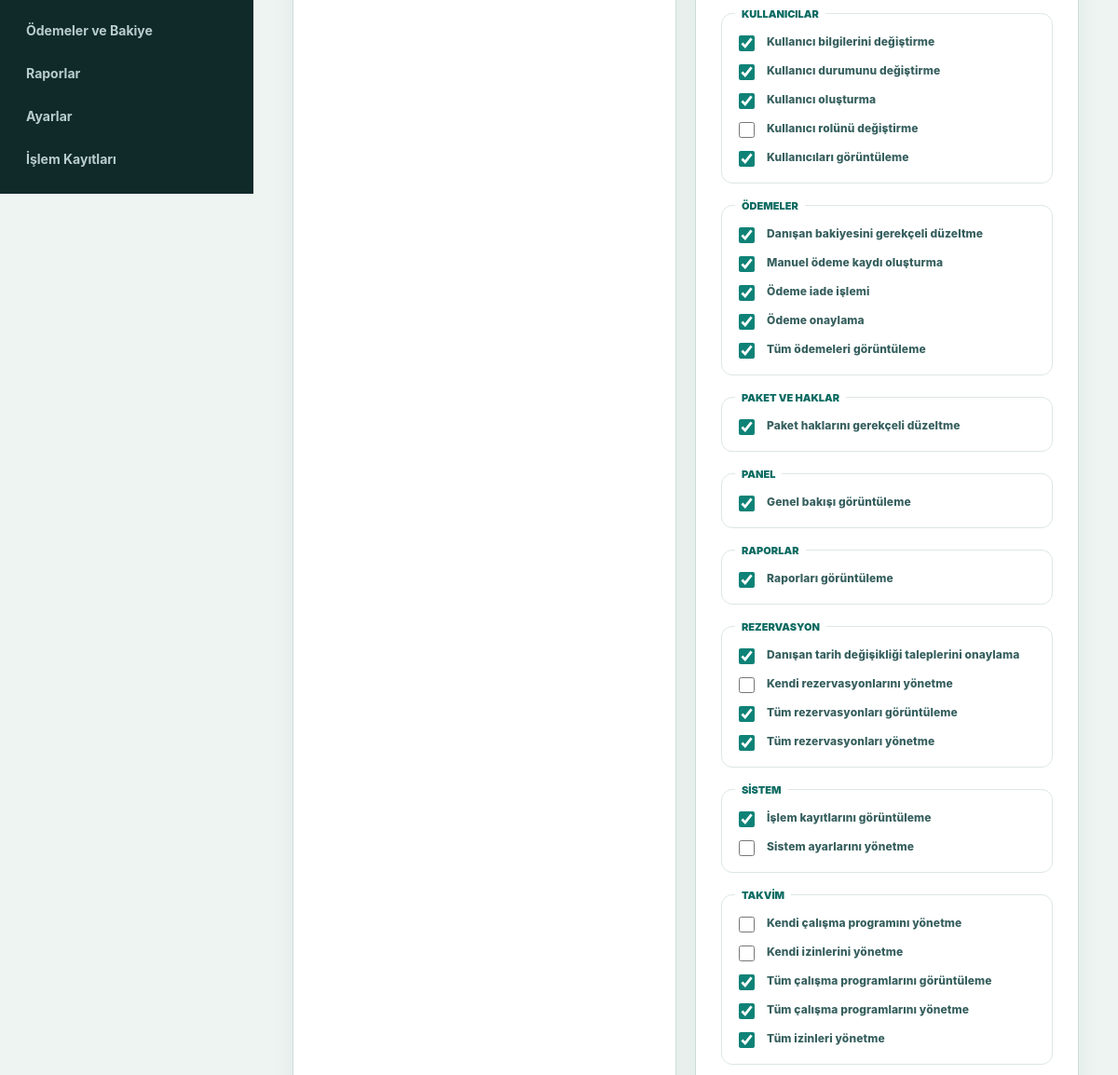
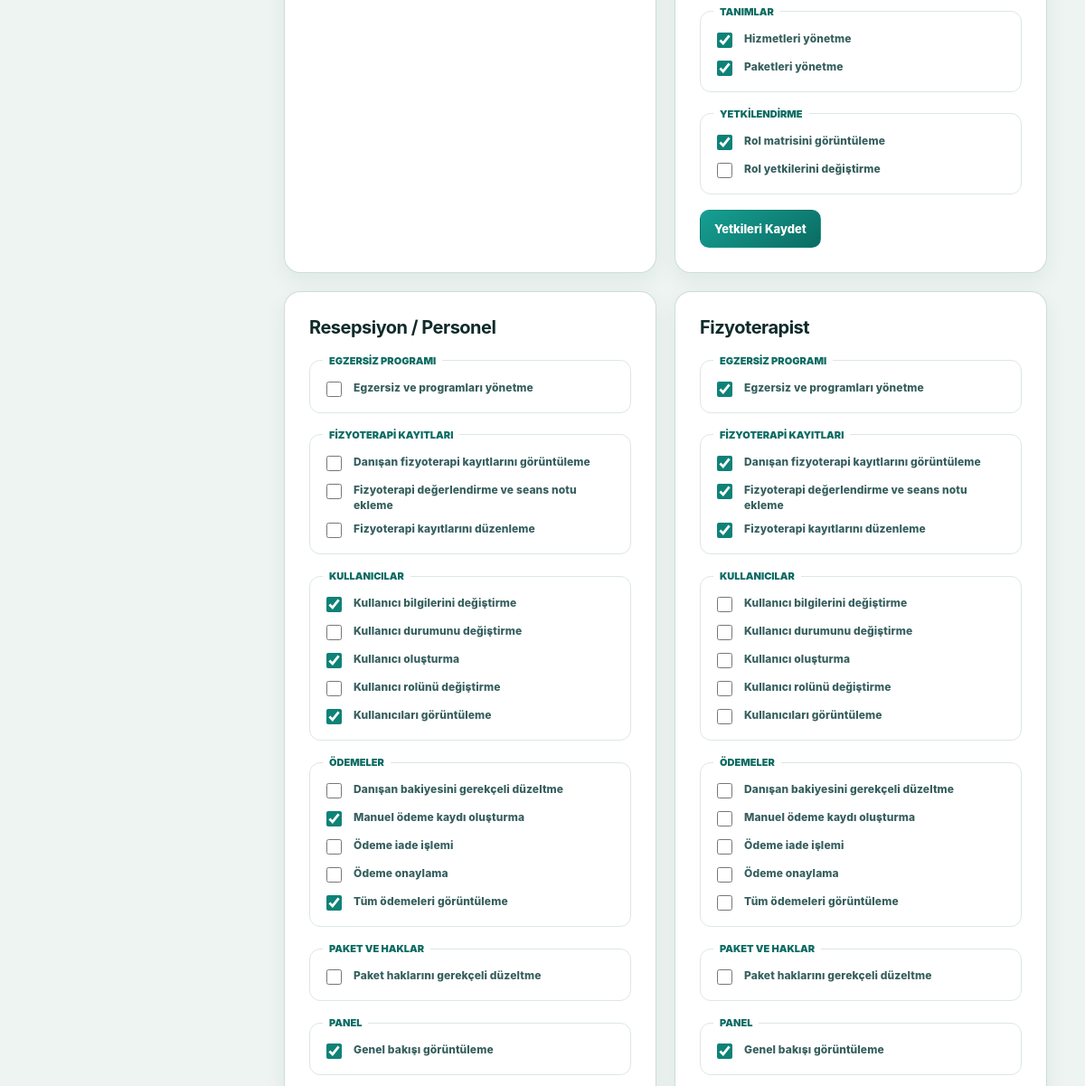
The app's page /admin/roles (signed in, middle part), older data (2 pictures, top to bottom).
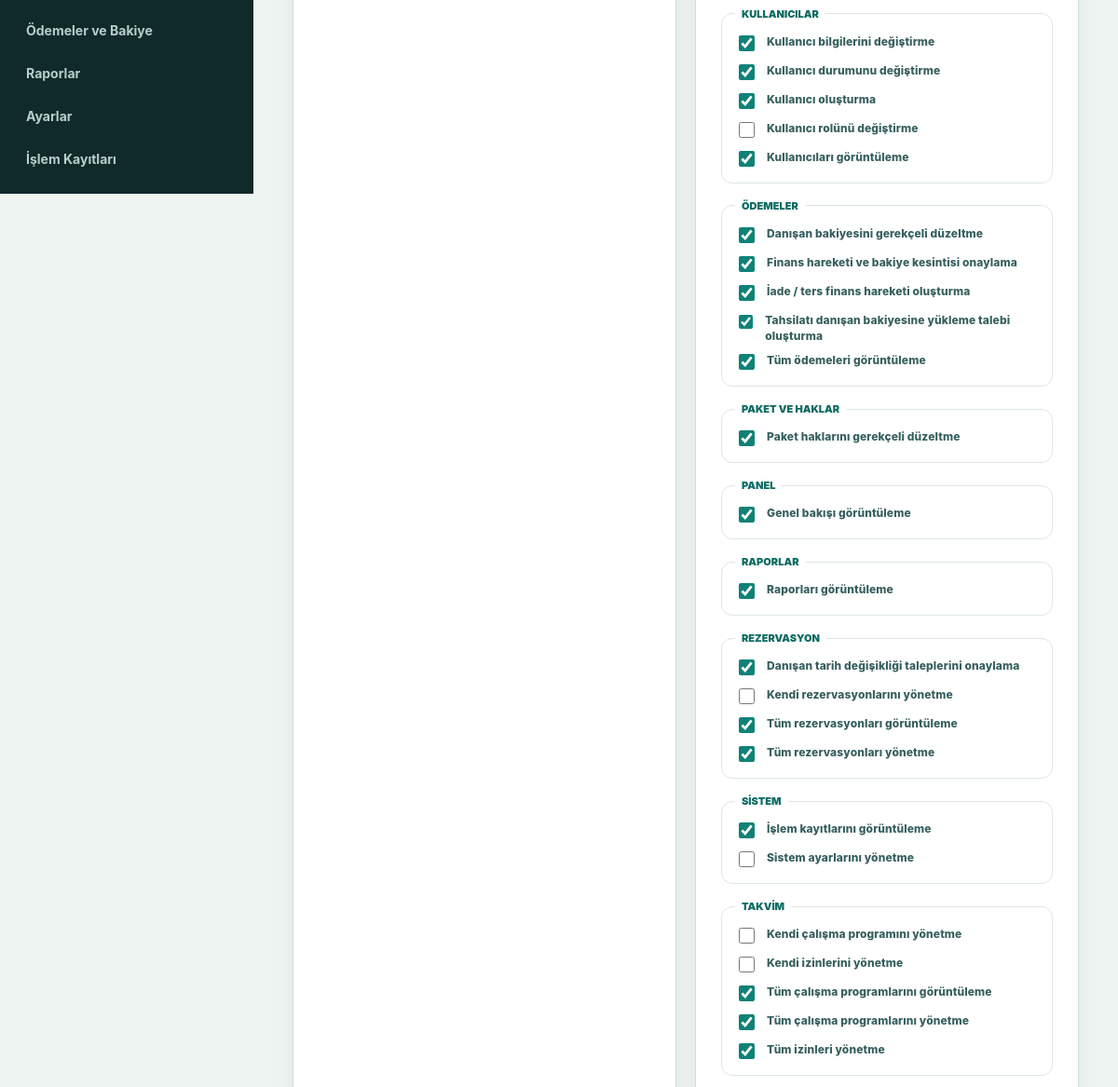
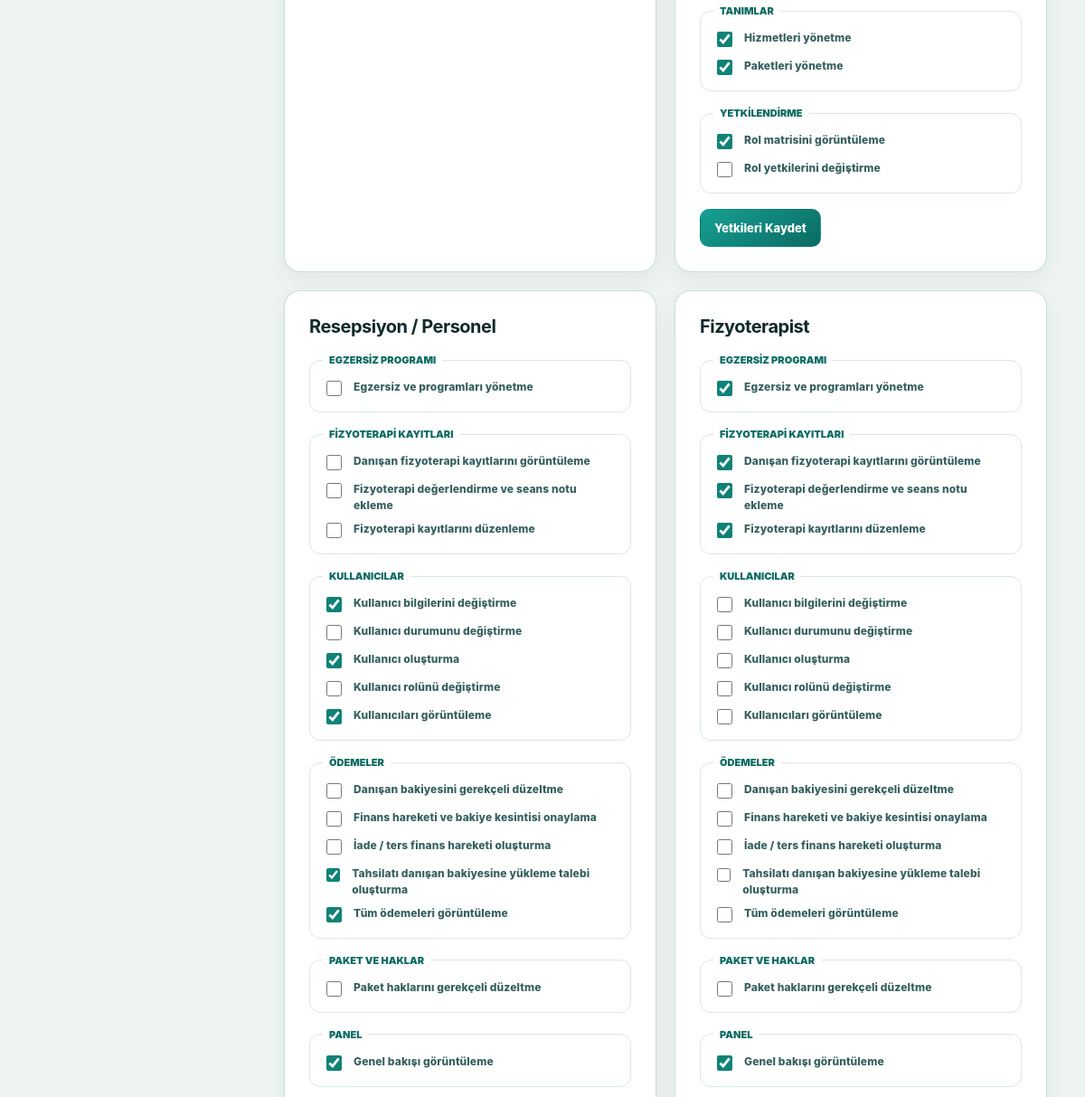
The same page, newer data (2 pictures, top to bottom).
### tables this page shows
CREATE TABLE IF NOT EXISTS roles (
    id SMALLINT UNSIGNED AUTO_INCREMENT PRIMARY KEY,
    slug VARCHAR(60) NOT NULL UNIQUE,
    name VARCHAR(100) NOT NULL,
    is_system TINYINT(1) NOT NULL DEFAULT 1,
    sort_order SMALLINT UNSIGNED NOT NULL DEFAULT 100
);

CREATE TABLE IF NOT EXISTS permissions (
    id SMALLINT UNSIGNED AUTO_INCREMENT PRIMARY KEY,
    slug VARCHAR(100) NOT NULL UNIQUE,
    name VARCHAR(160) NOT NULL,
    permission_group VARCHAR(100) NOT NULL,
    INDEX idx_permissions_group (permission_group)
);

### admin/index.php (called while the page is built, shortened)
<?php
require dirname(__DIR__) . '/app/web.php';

### app/core.php (called while the page is built, shortened)
<?php
function config(string $key, mixed $default = null): mixed
{
    $value = $GLOBALS['config'] ?? [];
    foreach (explode('.', $key) as $segment) {
        $value = $value[$segment];
    }
    return $value;
}
function e(mixed $value): string
{
    return htmlspecialchars((string) $value, ENT_QUOTES, 'UTF-8');
}
function normalize_app_path(string $path): string
{
    $path = '/' . trim($path, '/');
    return $path === '//' ? '/' : $path;
}
function app_base_path(): string
{
    static $basePath = null;
    if ($basePath !== null) {
        return $basePath;
    }
    $scriptName = str_replace('\\', '/', (string) ($_SERVER['SCRIPT_NAME'] ?? ''));
    if (str_ends_with($scriptName, '/api/v1/index.php')) {
        $scriptDir = dirname(dirname(dirname($scriptName)));
    } elseif (str_ends_with($scriptName, '/admin/index.php')) {
        $scriptDir = dirname(dirname($scriptName));
    } elseif (str_ends_with($scriptName, '/index.php')) {
        $scriptDir = dirname($scriptName);
    } else {
        $scriptDir = '';
    }
    $scriptDir = trim(str_replace('\\', '/', $scriptDir), '/');
    return $basePath = $scriptDir === '' ? '' : '/' . $scriptDir;
}
function url_for(string $path = ''): string
{
    $base = app_base_path();
    $path = normalize_app_path($path);
    return $path === '/' ? ($base === '' ? '/' : $base . '/') : $base . $path;
}
function asset_url(string $path): string
{
    return url_for('/' . ltrim($path, '/'));
}
final class DB
{
    private static ?PDO $pdo = null;
    public static function pdo(): PDO
    {
        if (self::$pdo instanceof PDO) {
            return self::$pdo;
        }
        $db = config('db');
        $dsn = sprintf(
            'mysql:host=%s;dbname=%s;charset=%s',
            $db['host'] ?? 'localhost',
            $db['name'] ?? '',
            $db['charset'] ?? 'utf8mb4'
        );
        try {
            self::$pdo = new PDO($dsn, (string) ($db['user'] ?? ''), (string) ($db['pass'] ?? ''), [
                PDO::ATTR_ERRMODE => PDO::ERRMODE_EXCEPTION,
                PDO::ATTR_DEFAULT_FETCH_MODE => PDO::FETCH_ASSOC,
                PDO::ATTR_EMULATE_PREPARES => false,
            ]);
        } catch (PDOException $e) {
            throw new RuntimeException(friendly_error_message($e), 0, $e);
        }
        return self::$pdo;
    }
    public static function fetch(string $sql, array $params = []): ?array
    {
        $stmt = self::pdo()->prepare($sql);
        $stmt->execute($params);
        $row = $stmt->fetch();
        return $row ?: null;
    }
    public static function fetchAll(string $sql, array $params = []): array
    {
        $stmt = self::pdo()->prepare($sql);
        $stmt->execute($params);
        return $stmt->fetchAll();
    }
}
final class Auth
{
    public static function currentUser(): ?array
    {
        $user = DB::fetch('SELECT * FROM users WHERE id = ? AND status = "active"', [(int) $_SESSION['user_id']]);
        return $user ? self::sanitizeUser($user) : null;
    }
    public static function requireWeb(array $roles = []): array
    {
        $user = self::currentUser();
        return $user;
    }
    public static function sanitizeUser(array $user): array
    {
        unset($user['password_hash'], $user['token_hash']);
        return $user;
    }
}

### app/authorization.php (called while the page is built, shortened)
<?php
final class Authorization
{
    private static array $cache = [];
    public static function can(array $user, string $permission): bool
    {
        $role = (string) ($user['role'] ?? '');
        if ($role === 'super_admin') {
            return true;
        }
        return isset(self::$cache[$role][$permission]);
    }
    public static function roles(): array
    {
        return DB::fetchAll('SELECT id, slug, name, is_system FROM roles ORDER BY sort_order, name');
    }
    public static function permissionGroups(): array
    {
        $groups = [];
        foreach (DB::fetchAll('SELECT id, slug, name, permission_group FROM permissions ORDER BY permission_group, name') as $permission) {
            $groups[$permission['permission_group']][] = $permission;
        }
        return $groups;
    }
    public static function rolePermissionIds(int $roleId): array
    {
        return array_map('intval', array_column(DB::fetchAll('SELECT permission_id FROM role_permissions WHERE role_id = ?', [$roleId]), 'permission_id'));
    }
}
function can(array $user, string $permission): bool
{
    return Authorization::can($user, $permission);
}

### app/web.php (the view, shortened to what this page needs)
<?php
$path = current_path();
$flash = $_SESSION['flash'] ?? null;
try {
    $user = Auth::requireWeb();
    render_page($user, $path, $flash);
} catch (Throwable $e) {
    http_response_code(500);
    render_error($e);
}
function role_home(string $role): string
{
    return $role === 'customer' ? '/customer' : '/admin';
}
    ?>
    <?php
function render_page(array $user, string $path, ?array $flash): void
{
    $title = page_title($path);
    ?>
    <!doctype html><html lang="tr"><head><meta charset="utf-8"><meta name="viewport" content="width=device-width, initial-scale=1">
    <title><?= e($title) ?> · <?= e(config('app.name')) ?></title><link rel="stylesheet" href="<?= e(asset_url('assets/css/app.css') . '?v=5') ?>"></head><body>
    <div class="app-shell"><aside class="sidebar" id="sidebar"><?= e(url_for(role_home((string) $user['role']))) ?><?= e(config('app.name')) ?><nav class="nav"><?= nav_links($user, $path) ?></nav></aside>
    <div class="main-shell">
    <?php render_flash($flash); ?><main class="content"><?php render_route($user, $path); ?></main></div></div>
    <script src="<?= e(asset_url('assets/js/app.js') . '?v=5') ?>"></script></body></html>
    <?php
}
function page_title(string $path): string
{
    return [
        '/admin' => 'Genel Bakış', '/admin/users' => 'Personel Yönetimi', '/admin/customers' => 'Danışanlar', '/admin/roles' => 'Rol ve Yetkiler',
        '/admin/services' => 'Hizmetler', '/admin/packages' => 'Paket ve Haklar', '/admin/reservations' => 'Rezervasyonlar',
        '/admin/availability' => 'Takvim ve Planlama', '/admin/time-off' => 'İzin ve Molalar', '/admin/payments' => 'Ödemeler ve Bakiye',
        '/admin/reports' => 'Raporlar', '/admin/settings' => 'Sistem Ayarları', '/admin/profile' => 'Profilim',
        '/admin/clinical' => 'Fizyoterapi Kayıtları', '/admin/exercises' => 'Egzersiz Programları',
        '/admin/audit' => 'İşlem Kayıtları',
        '/customer' => 'Ana Sayfa', '/customer/book' => 'Randevu Al', '/customer/reservations' => 'Randevularım',
        '/customer/packages' => 'Paketlerim', '/customer/payments' => 'Bakiye ve Ödemelerim', '/customer/profile' => 'Profilim',
        '/customer/programs' => 'Egzersiz Programım',
    ][$path] ?? 'FizyoRez';
}
function nav_links(array $user, string $path): string
{
    if ($user['role'] === 'customer') {
        $links = ['/customer' => 'Ana Sayfa', '/customer/book' => 'Randevu Al', '/customer/reservations' => 'Randevularım', '/customer/packages' => 'Paketlerim', '/customer/programs' => 'Egzersiz Programım', '/customer/payments' => 'Bakiye ve Ödemelerim', '/customer/profile' => 'Profilim'];
    } else {
        $links = ['/admin' => 'Genel Bakış'];
        if (can($user, 'reservations.view_all') || can($user, 'reservations.manage_own')) $links['/admin/reservations'] = 'Rezervasyonlar';
        if (can($user, 'users.view')) {
            $links['/admin/users'] = 'Personel';
            $links['/admin/customers'] = 'Danışanlar';
        }
        if (can($user, 'roles.view')) $links['/admin/roles'] = 'Rol ve Yetkiler';
        if (can($user, 'services.manage')) $links['/admin/services'] = 'Hizmetler';
        if (can($user, 'packages.manage')) $links['/admin/packages'] = 'Paket ve Haklar';
        if (can($user, 'clinical.view_all')) $links['/admin/clinical'] = 'Fizyoterapi Kayıtları';
        if (can($user, 'exercises.manage')) $links['/admin/exercises'] = 'Egzersiz Programları';
        if (can($user, 'schedules.manage_own') || can($user, 'schedules.view_all')) $links['/admin/availability'] = 'Takvim ve Planlama';
        if (can($user, 'time_off.manage_own') || can($user, 'time_off.manage_all')) $links['/admin/time-off'] = 'İzin ve Molalar';
        if (can($user, 'payments.view_all') || can($user, 'payments.create') || can($user, 'payments.approve') || can($user, 'payments.refund') || can($user, 'wallets.adjust')) $links['/admin/payments'] = 'Ödemeler ve Bakiye';
        if (can($user, 'reports.view')) $links['/admin/reports'] = 'Raporlar';
        if (can($user, 'settings.manage')) $links['/admin/settings'] = 'Ayarlar';
        if (can($user, 'audit_logs.view')) $links['/admin/audit'] = 'İşlem Kayıtları';
        $links['/admin/profile'] = 'Profilim';
    }
    $html = '';
    foreach ($links as $href => $label) {
        $html .= '<a class="' . ($path === $href ? 'active' : '') . '" href="' . e(url_for($href)) . '">' . e($label) . '</a>';
    }
    return $html;
}
function render_route(array $user, string $path): void
{
    switch ($path) {
        case '/admin/roles': Authorization::require($user, 'roles.view'); render_roles($user); break;
    }
}
        ?>
    <?php
function render_roles(array $actor): void
{
    $groups = Authorization::permissionGroups();
    ?><div class="role-grid"><?php
    foreach (Authorization::roles() as $role): $assigned = Authorization::rolePermissionIds((int) $role['id']); $locked = in_array($role['slug'], ['super_admin', 'customer'], true) || !can($actor, 'roles.manage'); ?>
        <form method="post" class="panel role-card"><?= csrf_field() ?><input type="hidden" name="action" value="save_role_permissions"><input type="hidden" name="role_id" value="<?= e($role['id']) ?>"><h2><?= e($role['name']) ?></h2>
        <?php if ($role['slug'] === 'super_admin'): ?><p class="notice">Tüm yetkiler otomatik olarak açık.</p><?php elseif ($role['slug'] === 'customer'): ?><p class="notice">Danışan erişimi kendi portalı ile sınırlandırılmıştır.</p><?php else: foreach ($groups as $group => $permissions): ?><fieldset><legend><?= e($group) ?></legend><?php foreach ($permissions as $permission): ?><label class="check-label"><input type="checkbox" name="permission_ids[]" value="<?= e($permission['id']) ?>" <?= in_array((int) $permission['id'], $assigned, true) ? 'checked' : '' ?> <?= $locked ? 'disabled' : '' ?>><span><?= e($permission['name']) ?></span></label><?php endforeach; ?></fieldset><?php endforeach; if (!$locked): ?><button class="btn btn-primary">Yetkileri Kaydet</button><?php endif; endif; ?></form>
    <?php endforeach; ?></div><?php
}
    $services = DB::fetchAll('SELECT * FROM services ORDER BY active DESC, name'); ?>
    <?php
function csrf_field(): string { return '<input type="hidden" name="_csrf" value="' . e(csrf_token()) . '">'; }

### assets/css/app.css (style rules this page uses)
:root { --ink-950: #102a2a; --ink-900: #153737; --ink-800: #234b4a; --ink-700: #365f5e; --muted: #6f8382; --line: #dce7e5; --surface: #ffffff; --surface-soft: #f5f9f8; --canvas: #edf4f2; --brand-700: #0b6b62; --brand-600: #0f8277; --brand-500: #16a093; --brand-100: #d9f2ed; --brand-50: #eefaf7; --blue: #2563eb; --green: #18864b; --amber: #b96a08; --red: #b83939; --radius: 18px; --radius-sm: 11px; --shadow: 0 18px 50px rgba(18, 55, 53, .10); --shadow-soft: 0 8px 24px rgba(18, 55, 53, .06); }
* { box-sizing: border-box; }
html { color-scheme: light; }
body { margin: 0; min-height: 100vh; background: var(--canvas); color: var(--ink-950); font-family: Inter, ui-sans-serif, system-ui, -apple-system, BlinkMacSystemFont, "Segoe UI", sans-serif; -webkit-font-smoothing: antialiased; }
a { color: inherit; text-decoration: none; }
button, input, select, textarea { font: inherit; }
button { appearance: none; }
.app-shell { display: grid; grid-template-columns: 272px minmax(0, 1fr); min-height: 100vh; }
.sidebar { position: sticky; z-index: 30; top: 0; height: 100vh; overflow-y: auto; background: var(--ink-950); color: white; }
.nav { display: grid; gap: 5px; padding: 8px 14px 28px; }
.nav a { position: relative; padding: 12px 14px; border-radius: 11px; color: #b9cecc; font-size: 14px; font-weight: 670; transition: .16s ease; }
.main-shell { min-width: 0; background: linear-gradient(180deg, #f5f9f8 0, var(--canvas) 280px); }
.content { display: grid; gap: 20px; padding: 0 clamp(20px, 4vw, 42px) 48px; }
.role-grid, .package-grid, .program-grid { display: grid; grid-template-columns: repeat(auto-fit, minmax(290px, 1fr)); gap: 20px; }
.panel, .metric { border: 1px solid rgba(188, 207, 203, .72); border-radius: var(--radius); background: rgba(255,255,255,.96); box-shadow: var(--shadow-soft); }
.panel { padding: clamp(19px, 2.5vw, 27px); }
.panel h2 { margin: 0 0 18px; font-size: 20px; letter-spacing: -.025em; }
label { display: grid; gap: 7px; color: var(--ink-700); font-size: 12px; font-weight: 790; letter-spacing: .01em; }
input, select, textarea { width: 100%; min-height: 44px; padding: 10px 12px; border: 1px solid #cfddda; border-radius: var(--radius-sm); outline: none; background: white; color: var(--ink-950); transition: border-color .15s, box-shadow .15s, background .15s; }
input::placeholder, textarea::placeholder { color: #a1afad; }
.check-label { display: flex; align-items: flex-start; gap: 10px; line-height: 1.45; }
.check-label input { width: 17px; min-height: 17px; height: 17px; margin-top: 2px; accent-color: var(--brand-600); }
.btn { display: inline-flex; min-height: 42px; align-items: center; justify-content: center; padding: 9px 15px; border: 1px solid transparent; border-radius: 10px; background: #e8efed; color: var(--ink-900); cursor: pointer; font-size: 13px; font-weight: 820; white-space: nowrap; transition: transform .14s, box-shadow .14s, background .14s; }
.btn-primary { background: linear-gradient(145deg, var(--brand-500), var(--brand-700)); color: white; }
.role-card fieldset { display: grid; gap: 9px; margin: 0 0 17px; padding: 14px; border: 1px solid var(--line); border-radius: 12px; }
.role-card legend { padding: 0 7px; color: var(--brand-700); font-size: 11px; font-weight: 900; text-transform: uppercase; }

Row changes from the older to the newer data that the page shows:
changed permissions: name "Ödeme onaylama" → "Finans hareketi ve bakiye kesintisi onaylama"; moves up the list
changed permissions: name "Ödeme iade işlemi" → "İade / ters finans hareketi oluşturma"; moves down the list
changed permissions: name "Manuel ödeme kaydı oluşturma" → "Tahsilatı danışan bakiyesine yükleme talebi oluşturma"
